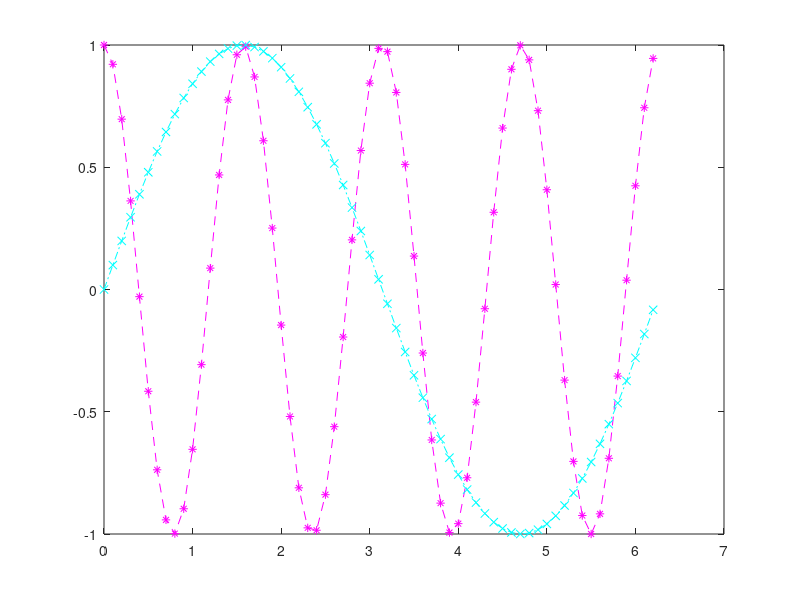

This chart was generated by the following MATLAB code:
%ME203-Section 1101
%Winters, Marcus
%Lab 9
clc, clf, clear all, format compact

x=0:0.1:2*pi;
y1=cos(4*x);
y2=sin(x);
plot(x,y1,'--*m')
hold on
plot(x,y2,'-.xc')
hold on



